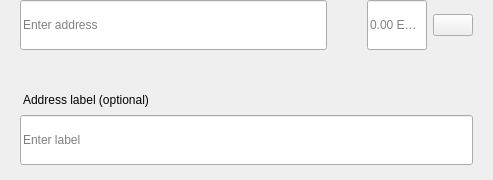
<?xml version="1.0" encoding="UTF-8"?>
<ui version="4.0">
 <class>SendMultiRow</class>
 <widget class="QWidget" name="SendMultiRow">
  <property name="geometry">
   <rect>
    <x>0</x>
    <y>0</y>
    <width>493</width>
    <height>180</height>
   </rect>
  </property>
  <property name="minimumSize">
   <size>
    <width>0</width>
    <height>0</height>
   </size>
  </property>
  <property name="maximumSize">
   <size>
    <width>16777215</width>
    <height>16777215</height>
   </size>
  </property>
  <property name="windowTitle">
   <string>Form</string>
  </property>
  <layout class="QVBoxLayout" name="verticalLayout_3">
   <property name="spacing">
    <number>0</number>
   </property>
   <property name="leftMargin">
    <number>0</number>
   </property>
   <property name="topMargin">
    <number>0</number>
   </property>
   <property name="rightMargin">
    <number>20</number>
   </property>
   <property name="bottomMargin">
    <number>5</number>
   </property>
   <item alignment="Qt::AlignTop">
    <widget class="QWidget" name="widget" native="true">
     <property name="sizePolicy">
      <sizepolicy hsizetype="Expanding" vsizetype="Maximum">
       <horstretch>0</horstretch>
       <verstretch>0</verstretch>
      </sizepolicy>
     </property>
     <property name="minimumSize">
      <size>
       <width>0</width>
       <height>60</height>
      </size>
     </property>
     <property name="maximumSize">
      <size>
       <width>16777215</width>
       <height>85</height>
      </size>
     </property>
     <layout class="QHBoxLayout" name="horizontalLayout" stretch="6,0,2">
      <property name="spacing">
       <number>0</number>
      </property>
      <property name="leftMargin">
       <number>8</number>
      </property>
      <property name="topMargin">
       <number>0</number>
      </property>
      <property name="rightMargin">
       <number>0</number>
      </property>
      <property name="bottomMargin">
       <number>0</number>
      </property>
      <item alignment="Qt::AlignTop">
       <widget class="QStackedWidget" name="stackedAddress">
        <property name="minimumSize">
         <size>
          <width>0</width>
          <height>50</height>
         </size>
        </property>
        <property name="maximumSize">
         <size>
          <width>16777215</width>
          <height>50</height>
         </size>
        </property>
        <widget class="QWidget" name="page_4">
         <property name="sizePolicy">
          <sizepolicy hsizetype="Expanding" vsizetype="Preferred">
           <horstretch>0</horstretch>
           <verstretch>0</verstretch>
          </sizepolicy>
         </property>
         <property name="minimumSize">
          <size>
           <width>0</width>
           <height>50</height>
          </size>
         </property>
         <property name="maximumSize">
          <size>
           <width>16777215</width>
           <height>55</height>
          </size>
         </property>
         <layout class="QVBoxLayout" name="verticalLayout_7">
          <property name="spacing">
           <number>0</number>
          </property>
          <property name="leftMargin">
           <number>12</number>
          </property>
          <property name="topMargin">
           <number>0</number>
          </property>
          <property name="rightMargin">
           <number>0</number>
          </property>
          <property name="bottomMargin">
           <number>0</number>
          </property>
          <item>
           <widget class="QLineEdit" name="lineEditAddress">
            <property name="minimumSize">
             <size>
              <width>0</width>
              <height>50</height>
             </size>
            </property>
            <property name="maximumSize">
             <size>
              <width>16777215</width>
              <height>50</height>
             </size>
            </property>
            <property name="placeholderText">
             <string>Enter address</string>
            </property>
           </widget>
          </item>
         </layout>
        </widget>
        <widget class="QWidget" name="page_3"/>
       </widget>
      </item>
      <item>
       <spacer name="horizontalSpacer_3">
        <property name="orientation">
         <enum>Qt::Horizontal</enum>
        </property>
        <property name="sizeType">
         <enum>QSizePolicy::Fixed</enum>
        </property>
        <property name="sizeHint" stdset="0">
         <size>
          <width>40</width>
          <height>20</height>
         </size>
        </property>
       </spacer>
      </item>
      <item>
       <layout class="QHBoxLayout" name="horizontalLayout_2">
        <property name="spacing">
         <number>6</number>
        </property>
        <item alignment="Qt::AlignTop">
         <widget class="QLineEdit" name="lineEditAmount">
          <property name="sizePolicy">
           <sizepolicy hsizetype="Expanding" vsizetype="Preferred">
            <horstretch>0</horstretch>
            <verstretch>0</verstretch>
           </sizepolicy>
          </property>
          <property name="minimumSize">
           <size>
            <width>0</width>
            <height>50</height>
           </size>
          </property>
          <property name="maximumSize">
           <size>
            <width>16777215</width>
            <height>50</height>
           </size>
          </property>
          <property name="maxLength">
           <number>17</number>
          </property>
          <property name="alignment">
           <set>Qt::AlignLeading|Qt::AlignLeft|Qt::AlignVCenter</set>
          </property>
          <property name="placeholderText">
           <string notr="true">0.00 ESHER</string>
          </property>
         </widget>
        </item>
        <item>
         <layout class="QVBoxLayout" name="verticalLayout">
          <property name="topMargin">
           <number>14</number>
          </property>
          <property name="bottomMargin">
           <number>0</number>
          </property>
          <item alignment="Qt::AlignTop">
           <widget class="QPushButton" name="btnMenu">
            <property name="minimumSize">
             <size>
              <width>0</width>
              <height>0</height>
             </size>
            </property>
            <property name="maximumSize">
             <size>
              <width>16777215</width>
              <height>16777215</height>
             </size>
            </property>
            <property name="focusPolicy">
             <enum>Qt::NoFocus</enum>
            </property>
            <property name="text">
             <string/>
            </property>
           </widget>
          </item>
         </layout>
        </item>
       </layout>
      </item>
     </layout>
    </widget>
   </item>
   <item>
    <widget class="QWidget" name="layoutLabel" native="true">
     <property name="minimumSize">
      <size>
       <width>0</width>
       <height>0</height>
      </size>
     </property>
     <property name="maximumSize">
      <size>
       <width>16777215</width>
       <height>16777215</height>
      </size>
     </property>
     <layout class="QVBoxLayout" name="verticalLayout_9">
      <property name="spacing">
       <number>6</number>
      </property>
      <property name="leftMargin">
       <number>20</number>
      </property>
      <property name="topMargin">
       <number>0</number>
      </property>
      <property name="rightMargin">
       <number>0</number>
      </property>
      <property name="bottomMargin">
       <number>10</number>
      </property>
      <item>
       <spacer name="verticalSpacer">
        <property name="orientation">
         <enum>Qt::Vertical</enum>
        </property>
        <property name="sizeType">
         <enum>QSizePolicy::Fixed</enum>
        </property>
        <property name="sizeHint" stdset="0">
         <size>
          <width>20</width>
          <height>20</height>
         </size>
        </property>
       </spacer>
      </item>
      <item>
       <widget class="QLabel" name="labelSubtitleDescription">
        <property name="styleSheet">
         <string notr="true">margin-bottom:2px;
margin-left:0.05px;
padding:0px;</string>
        </property>
        <property name="text">
         <string>Address label (optional)</string>
        </property>
       </widget>
      </item>
      <item>
       <widget class="QLineEdit" name="lineEditDescription">
        <property name="minimumSize">
         <size>
          <width>0</width>
          <height>50</height>
         </size>
        </property>
        <property name="maximumSize">
         <size>
          <width>16777215</width>
          <height>50</height>
         </size>
        </property>
        <property name="placeholderText">
         <string>Enter label</string>
        </property>
       </widget>
      </item>
     </layout>
    </widget>
   </item>
  </layout>
 </widget>
 <resources/>
 <connections/>
</ui>
